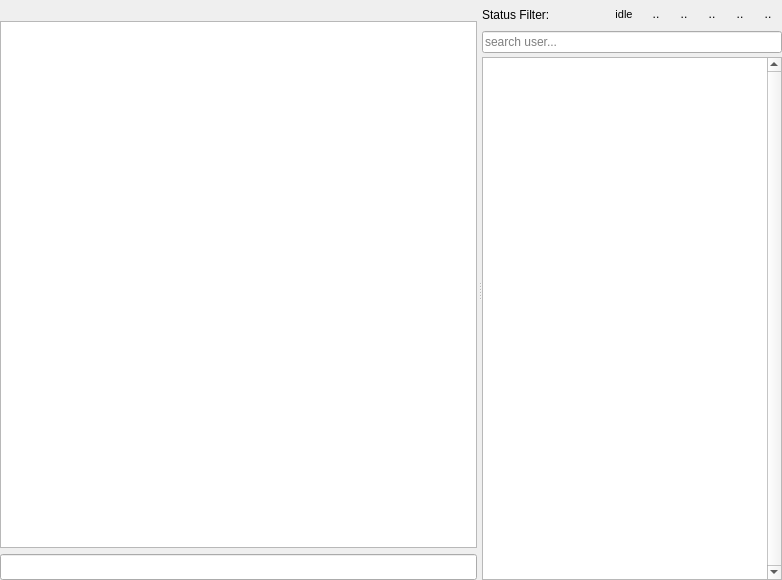
<?xml version="1.0" encoding="UTF-8"?>
<ui version="4.0">
 <class>mainWidget</class>
 <widget class="QWidget" name="mainWidget">
  <property name="geometry">
   <rect>
    <x>0</x>
    <y>0</y>
    <width>782</width>
    <height>580</height>
   </rect>
  </property>
  <property name="windowTitle">
   <string>Form</string>
  </property>
  <property name="styleSheet">
   <string notr="true"/>
  </property>
  <layout class="QGridLayout" name="gridLayout">
   <property name="margin">
    <number>0</number>
   </property>
   <item row="0" column="0">
    <widget class="QSplitter" name="splitter">
     <property name="sizePolicy">
      <sizepolicy hsizetype="Expanding" vsizetype="Expanding">
       <horstretch>0</horstretch>
       <verstretch>0</verstretch>
      </sizepolicy>
     </property>
     <property name="orientation">
      <enum>Qt::Horizontal</enum>
     </property>
     <property name="handleWidth">
      <number>5</number>
     </property>
     <widget class="QFrame" name="chatFrame">
      <property name="sizePolicy">
       <sizepolicy hsizetype="Expanding" vsizetype="Preferred">
        <horstretch>0</horstretch>
        <verstretch>0</verstretch>
       </sizepolicy>
      </property>
      <layout class="QVBoxLayout" name="verticalLayout">
       <property name="spacing">
        <number>6</number>
       </property>
       <property name="margin">
        <number>0</number>
       </property>
       <item>
        <widget class="QLabel" name="announceLine">
         <property name="sizePolicy">
          <sizepolicy hsizetype="Expanding" vsizetype="Fixed">
           <horstretch>0</horstretch>
           <verstretch>0</verstretch>
          </sizepolicy>
         </property>
         <property name="font">
          <font>
           <pointsize>10</pointsize>
          </font>
         </property>
         <property name="toolTip">
          <string>Channel's topic</string>
         </property>
         <property name="alignment">
          <set>Qt::AlignCenter</set>
         </property>
         <property name="wordWrap">
          <bool>true</bool>
         </property>
         <property name="margin">
          <number>2</number>
         </property>
         <property name="openExternalLinks">
          <bool>true</bool>
         </property>
         <property name="textInteractionFlags">
          <set>Qt::TextBrowserInteraction</set>
         </property>
         <property name="WordWrap" stdset="0">
          <bool>true</bool>
         </property>
        </widget>
       </item>
       <item>
        <widget class="QTextBrowser" name="chatArea">
         <property name="font">
          <font>
           <family>Segoe UI</family>
           <pointsize>9</pointsize>
          </font>
         </property>
         <property name="focusPolicy">
          <enum>Qt::NoFocus</enum>
         </property>
         <property name="verticalScrollBarPolicy">
          <enum>Qt::ScrollBarAsNeeded</enum>
         </property>
         <property name="horizontalScrollBarPolicy">
          <enum>Qt::ScrollBarAlwaysOff</enum>
         </property>
         <property name="autoFormatting">
          <set>QTextEdit::AutoNone</set>
         </property>
         <property name="lineWrapMode">
          <enum>QTextEdit::FixedPixelWidth</enum>
         </property>
         <property name="lineWrapColumnOrWidth">
          <number>800</number>
         </property>
         <property name="readOnly">
          <bool>true</bool>
         </property>
         <property name="html">
          <string>&lt;!DOCTYPE HTML PUBLIC &quot;-//W3C//DTD HTML 4.0//EN&quot; &quot;http://www.w3.org/TR/REC-html40/strict.dtd&quot;&gt;
&lt;html&gt;&lt;head&gt;&lt;meta name=&quot;qrichtext&quot; content=&quot;1&quot; /&gt;&lt;style type=&quot;text/css&quot;&gt;
p, li { white-space: pre-wrap; }
&lt;/style&gt;&lt;/head&gt;&lt;body style=&quot; font-family:'Segoe UI'; font-size:9pt; font-weight:400; font-style:normal;&quot;&gt;
&lt;p style=&quot; margin-top:0px; margin-bottom:0px; margin-left:0px; margin-right:0px; -qt-block-indent:0; text-indent:0px;&quot;&gt;&lt;span style=&quot; font-family:'MS Shell Dlg 2'; font-size:8pt;&quot;&gt;&lt;br /&gt;&lt;/span&gt;&lt;/p&gt;&lt;/body&gt;&lt;/html&gt;</string>
         </property>
         <property name="textInteractionFlags">
          <set>Qt::TextBrowserInteraction</set>
         </property>
         <property name="openExternalLinks">
          <bool>false</bool>
         </property>
         <property name="openLinks">
          <bool>false</bool>
         </property>
        </widget>
       </item>
       <item>
        <widget class="ChatLineEdit" name="chatEdit">
         <property name="sizePolicy">
          <sizepolicy hsizetype="Expanding" vsizetype="Fixed">
           <horstretch>0</horstretch>
           <verstretch>0</verstretch>
          </sizepolicy>
         </property>
         <property name="font">
          <font>
           <pointsize>11</pointsize>
          </font>
         </property>
         <property name="toolTip">
          <string>Type here to chat.</string>
         </property>
        </widget>
       </item>
      </layout>
     </widget>
     <widget class="QFrame" name="nickFrame">
      <property name="maximumSize">
       <size>
        <width>300</width>
        <height>16777215</height>
       </size>
      </property>
      <property name="lineWidth">
       <number>0</number>
      </property>
      <layout class="QGridLayout" name="gridLayout_2">
       <property name="horizontalSpacing">
        <number>0</number>
       </property>
       <property name="verticalSpacing">
        <number>4</number>
       </property>
       <property name="margin">
        <number>0</number>
       </property>
       <item row="1" column="0">
        <widget class="QLineEdit" name="nickFilter">
         <property name="sizePolicy">
          <sizepolicy hsizetype="Preferred" vsizetype="Fixed">
           <horstretch>0</horstretch>
           <verstretch>0</verstretch>
          </sizepolicy>
         </property>
         <property name="maximumSize">
          <size>
           <width>16777215</width>
           <height>16777215</height>
          </size>
         </property>
         <property name="toolTip">
          <string>Type part of a name to filter users.</string>
         </property>
         <property name="placeholderText">
          <string>search user...</string>
         </property>
        </widget>
       </item>
       <item row="2" column="0">
        <widget class="QTableWidget" name="nickList">
         <property name="sizePolicy">
          <sizepolicy hsizetype="Preferred" vsizetype="Expanding">
           <horstretch>0</horstretch>
           <verstretch>0</verstretch>
          </sizepolicy>
         </property>
         <property name="maximumSize">
          <size>
           <width>16777215</width>
           <height>16777215</height>
          </size>
         </property>
         <property name="font">
          <font>
           <pointsize>11</pointsize>
          </font>
         </property>
         <property name="focusPolicy">
          <enum>Qt::NoFocus</enum>
         </property>
         <property name="lineWidth">
          <number>1</number>
         </property>
         <property name="verticalScrollBarPolicy">
          <enum>Qt::ScrollBarAlwaysOn</enum>
         </property>
         <property name="horizontalScrollBarPolicy">
          <enum>Qt::ScrollBarAlwaysOff</enum>
         </property>
         <property name="editTriggers">
          <set>QAbstractItemView::NoEditTriggers</set>
         </property>
         <property name="selectionMode">
          <enum>QAbstractItemView::NoSelection</enum>
         </property>
         <property name="selectionBehavior">
          <enum>QAbstractItemView::SelectRows</enum>
         </property>
         <property name="iconSize">
          <size>
           <width>40</width>
           <height>20</height>
          </size>
         </property>
         <property name="textElideMode">
          <enum>Qt::ElideRight</enum>
         </property>
         <property name="verticalScrollMode">
          <enum>QAbstractItemView::ScrollPerPixel</enum>
         </property>
         <property name="horizontalScrollMode">
          <enum>QAbstractItemView::ScrollPerItem</enum>
         </property>
         <property name="showGrid">
          <bool>false</bool>
         </property>
         <property name="gridStyle">
          <enum>Qt::NoPen</enum>
         </property>
         <property name="sortingEnabled">
          <bool>true</bool>
         </property>
         <property name="wordWrap">
          <bool>false</bool>
         </property>
         <property name="cornerButtonEnabled">
          <bool>false</bool>
         </property>
         <property name="columnCount">
          <number>5</number>
         </property>
         <attribute name="horizontalHeaderVisible">
          <bool>false</bool>
         </attribute>
         <attribute name="horizontalHeaderCascadingSectionResizes">
          <bool>true</bool>
         </attribute>
         <attribute name="horizontalHeaderDefaultSectionSize">
          <number>40</number>
         </attribute>
         <attribute name="horizontalHeaderHighlightSections">
          <bool>false</bool>
         </attribute>
         <attribute name="horizontalHeaderMinimumSectionSize">
          <number>0</number>
         </attribute>
         <attribute name="horizontalHeaderShowSortIndicator" stdset="0">
          <bool>false</bool>
         </attribute>
         <attribute name="verticalHeaderVisible">
          <bool>false</bool>
         </attribute>
         <attribute name="verticalHeaderCascadingSectionResizes">
          <bool>true</bool>
         </attribute>
         <attribute name="verticalHeaderDefaultSectionSize">
          <number>20</number>
         </attribute>
         <attribute name="verticalHeaderHighlightSections">
          <bool>false</bool>
         </attribute>
         <attribute name="verticalHeaderMinimumSectionSize">
          <number>0</number>
         </attribute>
         <column/>
         <column/>
         <column/>
         <column/>
         <column/>
        </widget>
       </item>
       <item row="0" column="0">
        <layout class="QHBoxLayout" name="statusFilterLayout">
         <property name="spacing">
          <number>4</number>
         </property>
         <property name="topMargin">
          <number>2</number>
         </property>
         <property name="rightMargin">
          <number>2</number>
         </property>
         <property name="bottomMargin">
          <number>0</number>
         </property>
         <item>
          <widget class="QLabel" name="statusFilter">
           <property name="text">
            <string>Status Filter:</string>
           </property>
          </widget>
         </item>
         <item>
          <widget class="QToolButton" name="filterIdle">
           <property name="minimumSize">
            <size>
             <width>25</width>
             <height>25</height>
            </size>
           </property>
           <property name="font">
            <font>
             <pointsize>8</pointsize>
             <weight>50</weight>
             <italic>false</italic>
             <bold>false</bold>
            </font>
           </property>
           <property name="focusPolicy">
            <enum>Qt::NoFocus</enum>
           </property>
           <property name="toolTip">
            <string>Idle</string>
           </property>
           <property name="text">
            <string>idle</string>
           </property>
           <property name="iconSize">
            <size>
             <width>16</width>
             <height>16</height>
            </size>
           </property>
           <property name="checkable">
            <bool>true</bool>
           </property>
           <property name="autoRaise">
            <bool>true</bool>
           </property>
          </widget>
         </item>
         <item>
          <widget class="QToolButton" name="filterHost">
           <property name="minimumSize">
            <size>
             <width>24</width>
             <height>24</height>
            </size>
           </property>
           <property name="focusPolicy">
            <enum>Qt::NoFocus</enum>
           </property>
           <property name="toolTip">
            <string>Host</string>
           </property>
           <property name="text">
            <string>..</string>
           </property>
           <property name="iconSize">
            <size>
             <width>16</width>
             <height>16</height>
            </size>
           </property>
           <property name="checkable">
            <bool>true</bool>
           </property>
           <property name="autoRaise">
            <bool>true</bool>
           </property>
          </widget>
         </item>
         <item>
          <widget class="QToolButton" name="filterLobby">
           <property name="minimumSize">
            <size>
             <width>24</width>
             <height>24</height>
            </size>
           </property>
           <property name="focusPolicy">
            <enum>Qt::NoFocus</enum>
           </property>
           <property name="toolTip">
            <string>Lobby</string>
           </property>
           <property name="text">
            <string>..</string>
           </property>
           <property name="iconSize">
            <size>
             <width>16</width>
             <height>16</height>
            </size>
           </property>
           <property name="checkable">
            <bool>true</bool>
           </property>
           <property name="autoRaise">
            <bool>true</bool>
           </property>
          </widget>
         </item>
         <item>
          <widget class="QToolButton" name="filterPlaying5">
           <property name="minimumSize">
            <size>
             <width>24</width>
             <height>24</height>
            </size>
           </property>
           <property name="focusPolicy">
            <enum>Qt::NoFocus</enum>
           </property>
           <property name="toolTip">
            <string>Playing (5 min delay)</string>
           </property>
           <property name="text">
            <string>..</string>
           </property>
           <property name="iconSize">
            <size>
             <width>16</width>
             <height>16</height>
            </size>
           </property>
           <property name="checkable">
            <bool>true</bool>
           </property>
           <property name="autoRaise">
            <bool>true</bool>
           </property>
          </widget>
         </item>
         <item>
          <widget class="QToolButton" name="filterPlaying">
           <property name="minimumSize">
            <size>
             <width>24</width>
             <height>24</height>
            </size>
           </property>
           <property name="focusPolicy">
            <enum>Qt::NoFocus</enum>
           </property>
           <property name="toolTip">
            <string>Playing</string>
           </property>
           <property name="text">
            <string>..</string>
           </property>
           <property name="iconSize">
            <size>
             <width>16</width>
             <height>16</height>
            </size>
           </property>
           <property name="checkable">
            <bool>true</bool>
           </property>
           <property name="autoRaise">
            <bool>true</bool>
           </property>
          </widget>
         </item>
         <item>
          <widget class="QToolButton" name="filterStrange">
           <property name="minimumSize">
            <size>
             <width>24</width>
             <height>24</height>
            </size>
           </property>
           <property name="focusPolicy">
            <enum>Qt::NoFocus</enum>
           </property>
           <property name="toolTip">
            <string>Strange</string>
           </property>
           <property name="text">
            <string>..</string>
           </property>
           <property name="iconSize">
            <size>
             <width>16</width>
             <height>16</height>
            </size>
           </property>
           <property name="checkable">
            <bool>true</bool>
           </property>
           <property name="autoRaise">
            <bool>true</bool>
           </property>
          </widget>
         </item>
        </layout>
       </item>
      </layout>
     </widget>
    </widget>
   </item>
  </layout>
 </widget>
 <customwidgets>
  <customwidget>
   <class>ChatLineEdit</class>
   <extends>QLineEdit</extends>
   <header location="global">chat.chatlineedit</header>
  </customwidget>
 </customwidgets>
 <tabstops>
  <tabstop>chatEdit</tabstop>
  <tabstop>chatArea</tabstop>
 </tabstops>
 <resources/>
 <connections/>
</ui>
